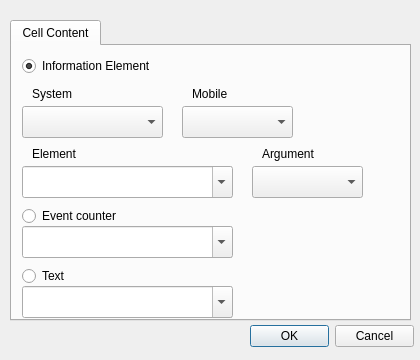
<?xml version="1.0" encoding="UTF-8"?>
<ui version="4.0">
 <class>cellSetting</class>
 <widget class="QWidget" name="cellSetting">
  <property name="windowModality">
   <enum>Qt::WindowModal</enum>
  </property>
  <property name="enabled">
   <bool>true</bool>
  </property>
  <property name="geometry">
   <rect>
    <x>0</x>
    <y>0</y>
    <width>420</width>
    <height>360</height>
   </rect>
  </property>
  <property name="minimumSize">
   <size>
    <width>420</width>
    <height>360</height>
   </size>
  </property>
  <property name="maximumSize">
   <size>
    <width>420</width>
    <height>360</height>
   </size>
  </property>
  <property name="baseSize">
   <size>
    <width>420</width>
    <height>360</height>
   </size>
  </property>
  <property name="windowTitle">
   <string>Cell setting</string>
  </property>
  <widget class="QTabWidget" name="tabWidget">
   <property name="geometry">
    <rect>
     <x>10</x>
     <y>20</y>
     <width>401</width>
     <height>301</height>
    </rect>
   </property>
   <property name="currentIndex">
    <number>0</number>
   </property>
   <widget class="QWidget" name="CellContent">
    <attribute name="title">
     <string>Cell Content</string>
    </attribute>
    <widget class="QRadioButton" name="InformationElement">
     <property name="geometry">
      <rect>
       <x>10</x>
       <y>10</y>
       <width>151</width>
       <height>20</height>
      </rect>
     </property>
     <property name="text">
      <string>Information Element</string>
     </property>
     <property name="checked">
      <bool>true</bool>
     </property>
    </widget>
    <widget class="QLabel" name="lblSystem">
     <property name="geometry">
      <rect>
       <x>20</x>
       <y>40</y>
       <width>59</width>
       <height>16</height>
      </rect>
     </property>
     <property name="text">
      <string>System</string>
     </property>
    </widget>
    <widget class="QComboBox" name="cbSystem">
     <property name="geometry">
      <rect>
       <x>10</x>
       <y>60</y>
       <width>141</width>
       <height>32</height>
      </rect>
     </property>
    </widget>
    <widget class="QLabel" name="lblMobile">
     <property name="geometry">
      <rect>
       <x>180</x>
       <y>40</y>
       <width>59</width>
       <height>16</height>
      </rect>
     </property>
     <property name="text">
      <string>Mobile</string>
     </property>
    </widget>
    <widget class="QComboBox" name="cbMobile">
     <property name="geometry">
      <rect>
       <x>170</x>
       <y>60</y>
       <width>111</width>
       <height>32</height>
      </rect>
     </property>
    </widget>
    <widget class="QLabel" name="lblElement">
     <property name="geometry">
      <rect>
       <x>20</x>
       <y>100</y>
       <width>59</width>
       <height>16</height>
      </rect>
     </property>
     <property name="text">
      <string>Element</string>
     </property>
    </widget>
    <widget class="QLabel" name="lblElement_2">
     <property name="geometry">
      <rect>
       <x>250</x>
       <y>100</y>
       <width>61</width>
       <height>16</height>
      </rect>
     </property>
     <property name="text">
      <string>Argument</string>
     </property>
    </widget>
    <widget class="QFontComboBox" name="fontComboBox">
     <property name="geometry">
      <rect>
       <x>10</x>
       <y>120</y>
       <width>211</width>
       <height>32</height>
      </rect>
     </property>
     <property name="currentText">
      <string/>
     </property>
    </widget>
    <widget class="QComboBox" name="cbMobile_2">
     <property name="geometry">
      <rect>
       <x>240</x>
       <y>120</y>
       <width>111</width>
       <height>32</height>
      </rect>
     </property>
    </widget>
    <widget class="QRadioButton" name="EventCounter">
     <property name="geometry">
      <rect>
       <x>10</x>
       <y>160</y>
       <width>151</width>
       <height>20</height>
      </rect>
     </property>
     <property name="text">
      <string>Event counter</string>
     </property>
     <property name="checked">
      <bool>false</bool>
     </property>
    </widget>
    <widget class="QFontComboBox" name="cbEventCounter">
     <property name="geometry">
      <rect>
       <x>10</x>
       <y>180</y>
       <width>211</width>
       <height>32</height>
      </rect>
     </property>
     <property name="currentText">
      <string/>
     </property>
    </widget>
    <widget class="QRadioButton" name="EventCounter_2">
     <property name="geometry">
      <rect>
       <x>10</x>
       <y>220</y>
       <width>151</width>
       <height>20</height>
      </rect>
     </property>
     <property name="text">
      <string>Text</string>
     </property>
     <property name="checked">
      <bool>false</bool>
     </property>
    </widget>
    <widget class="QFontComboBox" name="cbEventCounter_2">
     <property name="geometry">
      <rect>
       <x>10</x>
       <y>240</y>
       <width>211</width>
       <height>32</height>
      </rect>
     </property>
     <property name="currentText">
      <string/>
     </property>
    </widget>
   </widget>
  </widget>
  <widget class="QDialogButtonBox" name="bbCellContent">
   <property name="geometry">
    <rect>
     <x>250</x>
     <y>320</y>
     <width>164</width>
     <height>32</height>
    </rect>
   </property>
   <property name="orientation">
    <enum>Qt::Horizontal</enum>
   </property>
   <property name="standardButtons">
    <set>QDialogButtonBox::Cancel|QDialogButtonBox::Ok</set>
   </property>
  </widget>
 </widget>
 <resources/>
 <connections/>
</ui>
